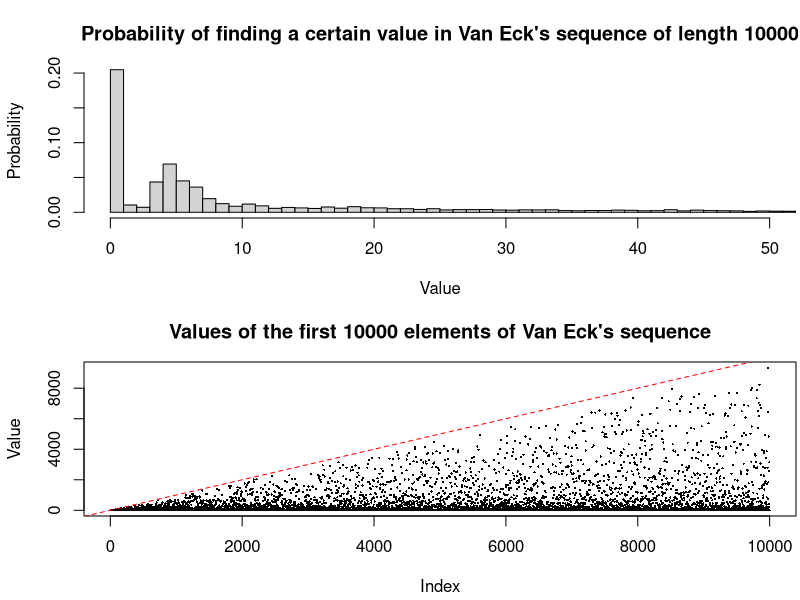

Recreate this plot in R.
# Algorithm taken from https://oeis.org/A181391
# I slightly adapted the Maple example written by N. J. A. Sloane to work with R

# Number of sequence values to calculate
M <- 10000

# Initialise two vectors of the needed length (M)
a <- vector(length=M)
last <- vector(length=M)

# Set the first 2 values.
# a[1]=0, the beginning of the sequence (keep in mind, R arrays start at 1, not 0)
# a=0 has not been a part of the sequence before, so a[2]=0
# now, 0 has been here before at 2-1=1 distance, so a[3]=1 (therefore nxt=1)
# The last time 0 had appeared was at a[2], so last[1]=2
# The nxt variable stores the next value to be written into a 
# (the difference between the last 2 appeances of the current a value)
# The last value stores the last appearance position of a value. 
# last[1] is for the value 0, last[2] for the value 1, etc. (once again, R arrays start at 1 ;))

a[1] <- 0
a[2] <- 0
last[1] <- 2
nxt <- 1

# Now the loop begins.
# n equals the index in the series
# In the first line, the last appearance of our current number (nxt) which is saved in last[nxt+1] is saved into "hist", a temporary variable.
# In the second, a[n] is set to the current number (nxt)
# Then, the appropriate new value for "last" is set to n, the current index (and the last time this number had appeared)
# if hist>0, this means that our current number had already appeared before. 
# By taking the difference between n (current index) and hist (last index the number had appeared),
# we can determine our next number and store it into "nxt". The loop starts again with the next index.

for (n in seq(3, M)) {
  hist <- last[nxt+1]
  a[n] <- nxt
  last[nxt+1] <- n;
  nxt <- 0;
  if (hist > 0) {
    nxt <- n-hist
  }
}
png(filename = paste0("vaneck_",M,".png"), height=1000, width=800)
# Create a canvas with space for 2 plots
par(mfrow = c(2,1),
    oma = c(0,0,0,0) + 0.1,
    mar = c(4,4,3,0) + 0.1
)

# Draw a histogram of the sequence, with each value from 0 to M being assigned one bar 
# (cut off at a value of 50 because the intensity stays very low after that)
hist(a,
     breaks = M,
     freq = FALSE,
     xlab = "Value",
     ylab = "Probability",
     main = paste("Probability of finding a certain value in Van Eck's sequence of length",M),
     xlim=c(0,50))

# Draw a scatterplot (x axis is the index, y axis the value) of all elements of the series
plot(a,
     xlab = "Index",
     ylab = "Value",
     main = paste("Values of the first",M, "elements of Van Eck's sequence"),
     pch = 16,
     cex = .3,
     #type = "l"
)
abline(1,1,
       col = "red",
       lty = "dashed"
)
dev.off()
